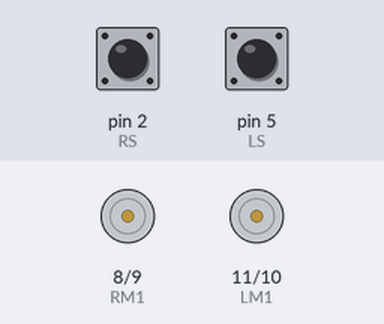
Bench run of a sketch on a simulated Arduino Uno, built with avr-gcc and run on an emulated ATmega328P. On the bench: motor-driver pin pairs drawn as motors (green arrow = first pin HIGH = forward, orange = second pin HIGH = backward, longer = more drive). The inputs (shaded band) are chosen by the test bench; at power-on: pin 2 (RS) LOW, pin 5 (LS) LOW. What the sketch prints to the serial monitor is not drawn.

Above: at 1.2 s.
1.3 s: pin 2 (RS) driven HIGH
At 2.5 s:
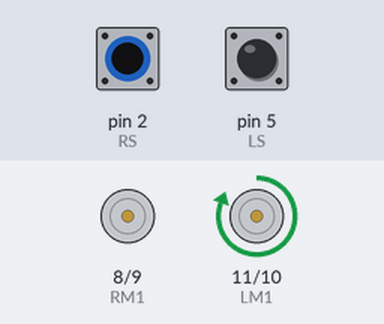
2.8 s: pin 5 (LS) driven HIGH
At 4.0 s:
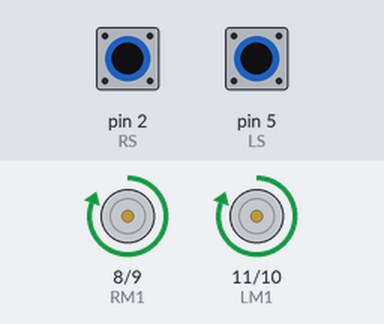
4.3 s: pin 2 (RS) driven LOW
At 5.2 s:
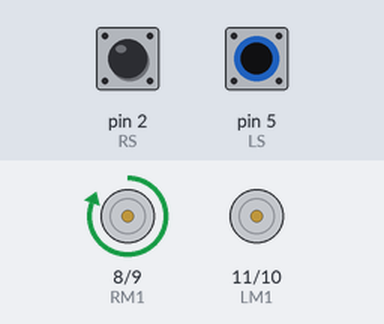
5.8 s: pin 5 (LS) driven LOW
At 7.2 s:
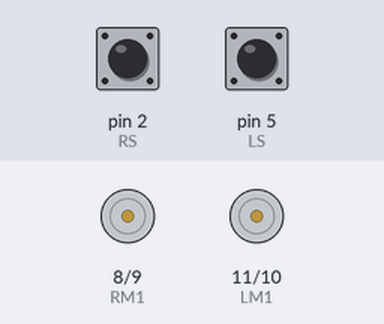
8.8 s: pin 2 (RS) pulsed HIGH 2 times (0.12 s each, 0.3 s apart)
At 9.01 s:
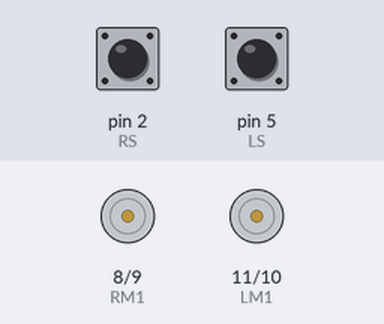
10.9 s: pin 5 (LS) pulsed HIGH 5 times (0.12 s each, 0.3 s apart)
At 11.11 s:
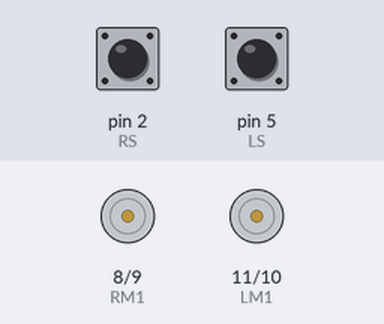
Timing chart, 0 to 13.9 s (numbered marks = the images above; inputs shaded):
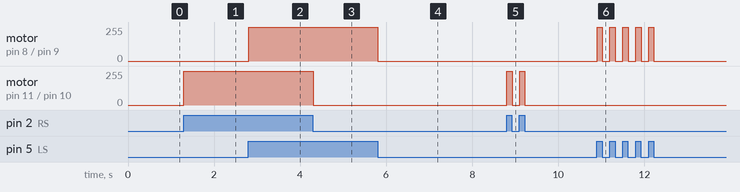

Measured:
- after the input at 1.3 s, motor on pin 11 (LM1) / pin 10 (LM2): stopped → forward 255/255 at once
- after the input at 2.8 s, motor on pin 8 (RM1) / pin 9 (RM2): stopped → forward 255/255 at once
- after the input at 4.3 s, motor on pin 11 (LM1) / pin 10 (LM2): forward 255/255 → stopped at once
- after the input at 5.8 s, motor on pin 8 (RM1) / pin 9 (RM2): forward 255/255 → stopped at once
- after the input at 8.8 s, motor on pin 11 (LM1) / pin 10 (LM2): alternates forward 255/255 for 0.13 s and stopped for 0.17 s, 4 changes in all, then stays stopped, starting at once
- after the input at 10.9 s, motor on pin 8 (RM1) / pin 9 (RM2): alternates forward 255/255 for 0.12 s and stopped for 0.17 s, 10 changes in all, then stays stopped, starting at once

The sketch:

linesensor.ino
```cpp
//this code is for line foloowing robot usng ir sensor and arduino
#define LS 5
#define RS 2

#define LM1 11
#define LM2 10
#define RM1 8
#define RM2 9

void setup()
{
  Serial.begin(9600);
  pinMode(LS, INPUT);
  pinMode(RS, INPUT);
  pinMode(LM1, OUTPUT);
  pinMode(LM2, OUTPUT);
  pinMode(RM1, OUTPUT);
  pinMode(RM2, OUTPUT);
}

void loop()
{
  if(digitalRead(LS) && digitalRead(RS))
  {
    digitalWrite(LM1, HIGH);
    digitalWrite(LM2, LOW);
    digitalWrite(RM1, HIGH);
    digitalWrite(RM2, LOW);
    Serial.print("moving forward");
  }

 else if((digitalRead(LS)) && !(digitalRead(RS)))
  {
    digitalWrite(LM1, LOW);
    digitalWrite(LM2, LOW);
    digitalWrite(RM1, HIGH);
    digitalWrite(RM2, LOW);
    Serial.print("moving right");
  }

 else if(!(digitalRead(LS)) && (digitalRead(RS)))
  {
    digitalWrite(LM1, HIGH);
    digitalWrite(LM2, LOW);
    digitalWrite(RM1, LOW);
    digitalWrite(RM2, LOW);
    Serial.print("moving left");
  }
  else
  {
    digitalWrite(LM1, LOW);
    digitalWrite(LM2, LOW);
    digitalWrite(RM1, LOW);
    digitalWrite(RM2, LOW);
    Serial.print("stop");
  }
}
```
